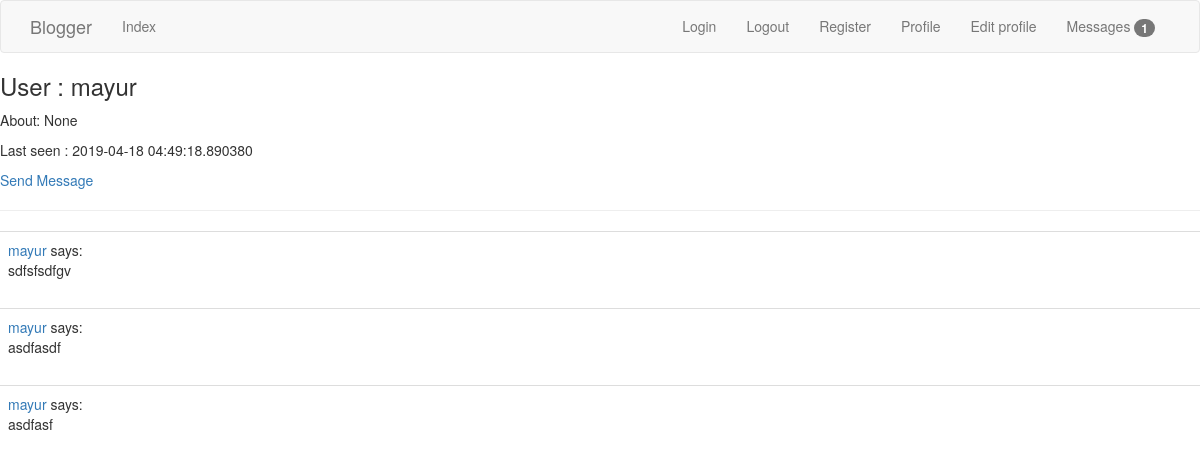
Before: /main/user/mayur (signed in) with the older database file.
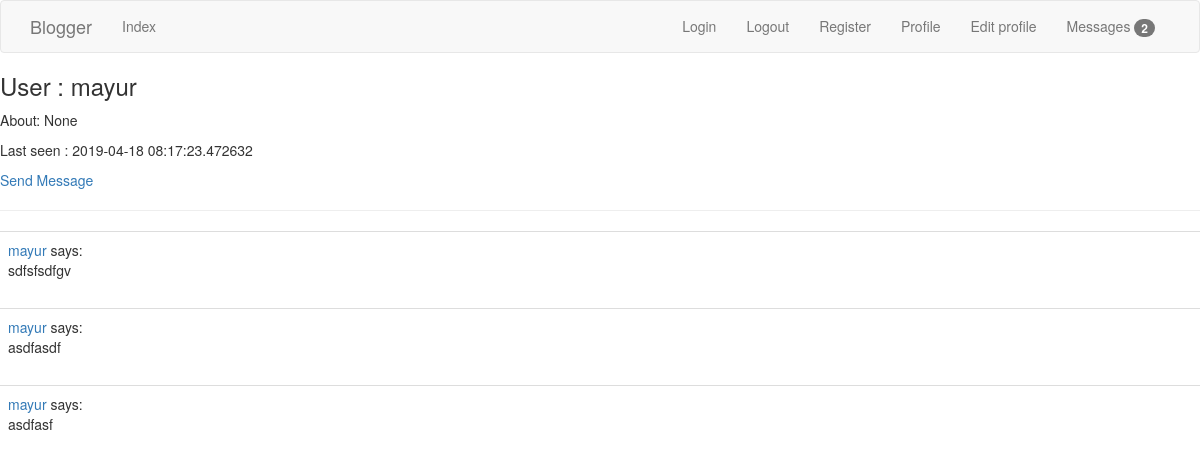
After: the same page with the newer database file.
### app/models.py (models this page shows, shortened)
class User(UserMixin, db.Model):
	id = db.Column(db.Integer, primary_key = True)
	name = db.Column(db.String(64), index = True, unique = True)
	mail = db.Column(db.String(120), index = True)
	password_hash = db.Column(db.String(128))
	about_me = db.Column(db.String(140))
	last_seen = db.Column(db.DateTime, default = datetime.utcnow)
	last_message_read_time = db.Column(db.DateTime)      #Save when user read message last time.used to find how many unseen messages are remaining.
	posts = db.relationship("Post", backref = "author", lazy="dynamic")  #Post is following table -> this is not field in user table -> just a link
	messages_sent = db.relationship("Message", foreign_keys = "Message.sender_id", backref = "author", lazy = "dynamic")
	messages_recieved = db.relationship("Message", foreign_keys = "Message.reciever_id", backref = "reciever", lazy = "dynamic")
	notifications = db.relationship("Notification", backref = "user", lazy = "dynamic")
	tasks = db.relationship("Task", backref = "user", lazy = "dynamic")
	def getMessagesCount(self):
		last_read_time = self.last_message_read_time or datetime(1900, 1, 1)  #set to oldest so all messges are marked as unseen
		return Message.query.filter_by(reciever = self).filter(Message.timestamp > last_read_time).count()

class Post(db.Model):
	id = db.Column(db.Integer, primary_key=True)
	body = db.Column(db.String(140))
	timestamp = db.Column(db.DateTime, index=True, default=datetime.utcnow)
	user_id = db.Column(db.Integer, db.ForeignKey("user.id")) #user is db table name of above class -> incosistancy

### app/main/routes.py (the view)
@bp.route("/user/<name>")
@login_required
def user(name):
	user = User.query.filter_by(name= name).first_or_404()
	posts = user.posts.order_by(Post.timestamp.desc()) #possible coz of db.relationship of User and Post
	print("giving user template ", name)
	return render_template("user.html", user = user, posts = posts)

### app/main/routes.py (called while the page is built)
@bp.before_request
def before_request():
	if current_user.is_authenticated:
		current_user.last_seen = datetime.utcnow()
		db.session.commit()	  #no need to db.session.add(u) coz current_user runs user_loader which put user in db session

### app/models.py (called while the page is built)
@login.user_loader  #for flask-login
def load_user(id):
	return User.query.get(int(id))

### app/templates/user.html
{% extends "base.html" %}
{% block base_content %}
	<h3> User : {{ user.name }} </h3>
	<p>About: {{ user.about_me }}</p>
	<p>Last seen : {{ user.last_seen }} </p>
	<p>
		<a href="{{ url_for('main.send_message', reciever = user.name ) }}">Send Message </a>
	</p>
	<hr>
	{% for post in posts %}
	{% include "_post.html" %}
	{% endfor %}
{% endblock %}

### app/templates/base.html (shortened to what this page needs)
{% extends "bootstrap/base.html" %}
{% block navbar %}
	<nav class = "navbar navbar-default">
		<div class="container">
			<div class="navbar-header">
				<a class="navbar-brand" href="{{ url_for('main.index') }}">Blogger</a>
			</div>
			<div class="collapse navbar-collapse" id="bs-example-navbar-collapse-1">
				<ul class="nav navbar-nav">
					<li><a href="{{ url_for('main.index') }}">Index </a></li>
				</ul>
				<ul class="nav navbar-nav navbar-right">
					<li><a href="{{ url_for('auth.login') }}">Login</a></li>
					<li><a href="{{ url_for('auth.logout') }}">Logout</a></li>
					<li><a href="{{ url_for('auth.register') }}">Register</a></li>
					<li><a href="{{ url_for('main.user', name=current_user.name) }}">Profile</a></li>
					<li><a href="{{ url_for('main.edit_profile') }}">Edit profile</a></li>
					{% if current_user.is_anonymous %}
					{% else %}
						<li>
							<a href="{{ url_for('main.read_message') }}"> Messages
								{% set new_messages = current_user.getMessagesCount() %}
								<span id="message_badge" class = "badge badge-danger"
									style="visibility: {% if new_messages %} visible
														{% else %}hidden
														{% endif %} " >
								 {{ new_messages }} </span>
							</a>
						</li>
					{% endif %}
				</ul>
			</div>
		</div>
	</nav>
{% endblock %}
{% block content %}
	<div class="containert">
		{% block base_content %} {% endblock %}
	</div>
{% endblock %}

### app/templates/_post.html (shortened to what this page needs)
<table class="table table-hover">
	<tr>
		<td>
				<span class = "user_popup_class">
					<a href="{{ url_for('main.user', name=post.author.name) }}">{{ post.author.name }}</a>
				</span>
					says:
					<br>
					{{ post.body }}
		</td>
	</tr>
</table>

Changed rows visible on the page:
changed User "mayur": last_seen "2019-04-18 04:49:18.890380" → "2019-04-18 08:17:23.472632"
Other visible differences:
{{ new_messages }}: "1" → "2"
